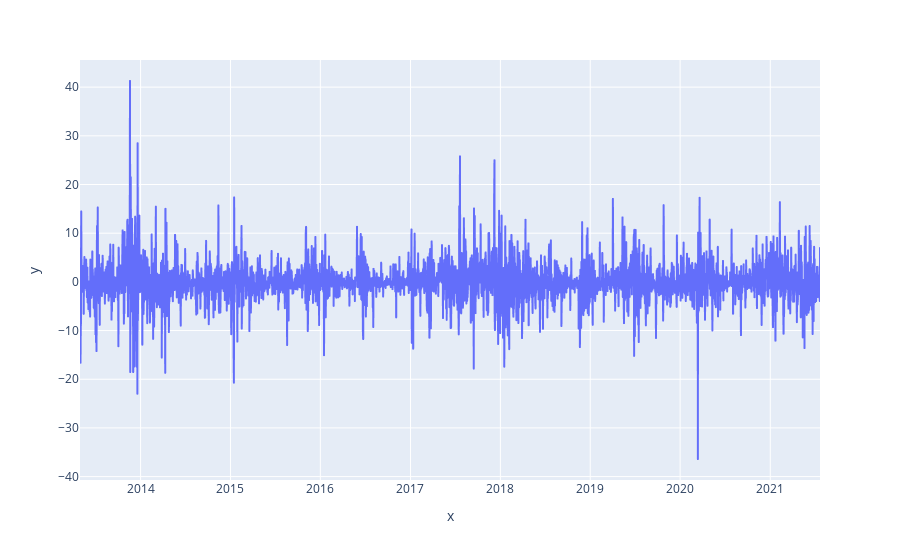

Notebook source saved alongside this figure:
### Code cell
px.line(x=arma_reisuals.index.to_timestamp(),y=arma_reisuals.T)

### Figure 1 — Plotly figure (JSON) as saved in the notebook; plotly's stock layout.template omitted (floating-point values rounded to 4 significant figures; data arrays with more than 128 entries replaced by an {"elided": "..."} marker saying what was removed)
{"data": [{"hovertemplate": "x=%{x}<br>y=%{y}<extra></extra>", "legendgroup": "", "line": {"color": "#636efa", "dash": "solid"}, "marker": {"symbol": "circle"}, "mode": "lines", "name": "", "showlegend": false, "type": "scattergl", "x": {"elided": "3000 str values"}, "xaxis": "x", "y": {"elided": "3000 float values"}, "yaxis": "y"}], "layout": {"legend": {"tracegroupgap": 0}, "margin": {"t": 60}, "xaxis": {"anchor": "y", "domain": [0, 1], "title": {"text": "x"}}, "yaxis": {"anchor": "x", "domain": [0, 1], "title": {"text": "y"}}}}
